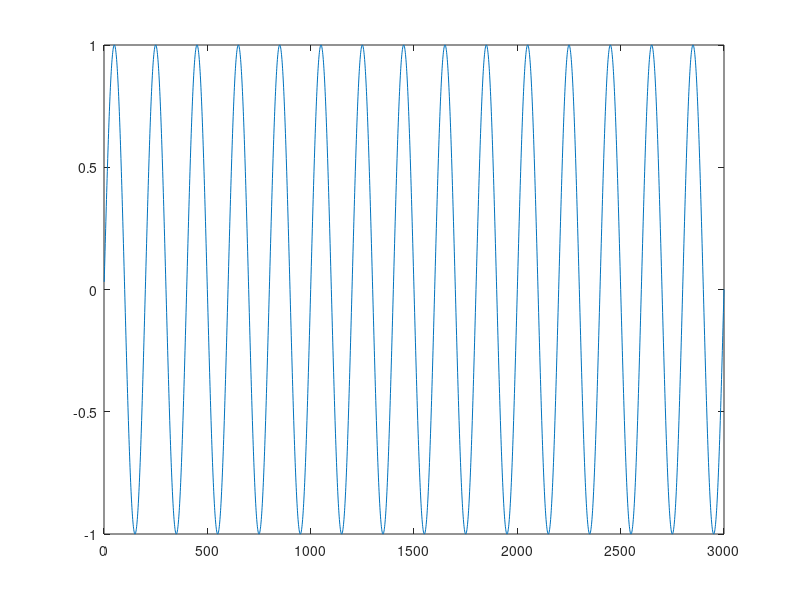
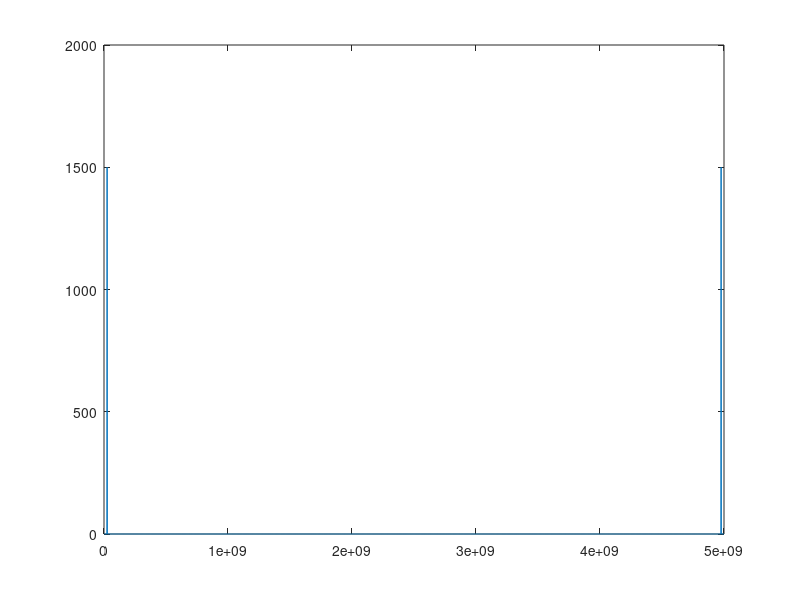

Reproduce these figures in MATLAB, in order.
clc
clear all
close all


%   强迫激励源
% 

% % % 
% % % g = inline('t^2');
% % % argnames(g);
% % % a = 1;
% % % b = 2;
% % % c = 30;
% % % f = @(x,y) a*x.^2 + b*x + c*y;
% % % a=[1,1];
% % % b=[1,2];
% % % f(1, b)

n=1:3000;

% Esource=exp( -((n-800)/100).^2);

Ess=sin(2*pi*5e9*n*1/5e9/200);
Es=10*exp( -((n-8000)/100).^2).*sin(2*pi*5e9*(n-800)*1e-9/3000);
% subplot(3,2,1)
plot(n,Ess)

Fs=fft(Ess);
Fsab=abs(Fs);
figure

plot(linspace(0,5e9,length(Fsab)),Fsab)
% figure

% plot(exp(-(pi*1000*).^2))



